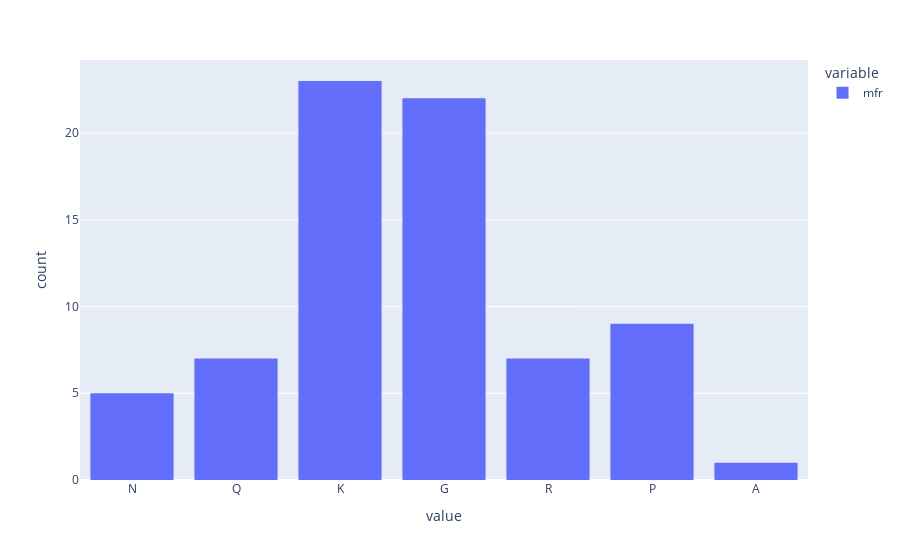

Source (notebook cell):
### Markdown cell above
Scatterplots with the nominal variables (`mfr` and `type`) aren't that useful, but the numeric scatterplots are interesting.
One in particular that stands out is `rating`, which seems to be negatively related to sugar in a linear way.
That would make sense if the ratings came from Consumer Reports rather than customers!

We could also do histograms to see how the predictor variables are distributed if we wanted to.
However, gradient boosting is such a powerful and flexible method that it is pretty tolerant of data craziness.

Even still, since this is a classification problem, it would be useful to know if our classes are **balanced**, since we know that imbalance means a harder problem:

- `with px do histogram using` a list containing
    - `dataframe [ ]` with `"mfr"` inside

### Code cell
px.histogram(dataframe['mfr'])

#<xml xmlns="https://developers.google.com/blockly/xml"><variables><variable id="+yh,Zg{hON]zy6D~.rH#">px</variable><variable id="Y+grzOaS*0=OHV6zO8m/">dataframe</variable></variables><block type="varDoMethod" id="f`W@,!`/{w:Mj8xg1c]%" x="-93" y="188"><field name="VAR" id="+yh,Zg{hON]zy6D~.rH#">px</field><field name="MEMBER">histogram</field><data>px:histogram</data><value name="INPUT"><block type="lists_create_with" id="PGwpE_*88~]2a_mLEpnr"><mutation items="1"></mutation><value name="ADD0"><block type="indexer" id="T-~9Cv[8P^;NQuvl{!zS"><field name="VAR" id="Y+grzOaS*0=OHV6zO8m/">dataframe</field><value name="INDEX"><block type="text" id="r;i5s[blmRVMONR+41,,"><field name="TEXT">mfr</field></block></value></block></value></block></value></block></xml>

### Figure 1 — Plotly figure (JSON) as saved in the notebook; plotly's stock layout.template omitted (floating-point values rounded to 4 significant figures)
{"data": [{"alignmentgroup": "True", "bingroup": "x", "hovertemplate": "variable=mfr<br>value=%{x}<br>count=%{y}<extra></extra>", "legendgroup": "mfr", "marker": {"color": "#636efa"}, "name": "mfr", "offsetgroup": "mfr", "orientation": "v", "showlegend": true, "type": "histogram", "x": ["N", "Q", "K", "K", "G", "K", "G", "R", "P", "Q", "G", "G", "G", "G", "R", "K", "K", "G", "K", "K", "G", "R", "K", "K", "K", "P", "K", "P", "P", "G", "P", "P", "P", "Q", "G", "P", "K", "K", "G", "Q", "G", "A", "R", "R", "K", "G", "K", "K", "K", "G", "P", "K", "Q", "Q", "Q", "K", "G", "K", "R", "K", "N", "N", "N", "K", "K", "N", "G", "G", "G", "G", "G", "R", "G", "G"], "xaxis": "x", "yaxis": "y"}], "layout": {"autosize": true, "barmode": "relative", "legend": {"title": {"text": "variable"}, "tracegroupgap": 0}, "margin": {"t": 60}, "xaxis": {"anchor": "y", "autorange": true, "domain": [0, 1], "range": [-0.5, 6.5], "title": {"text": "value"}, "type": "category"}, "yaxis": {"anchor": "x", "autorange": true, "domain": [0, 1], "range": [0, 24.21], "title": {"text": "count"}}}}
